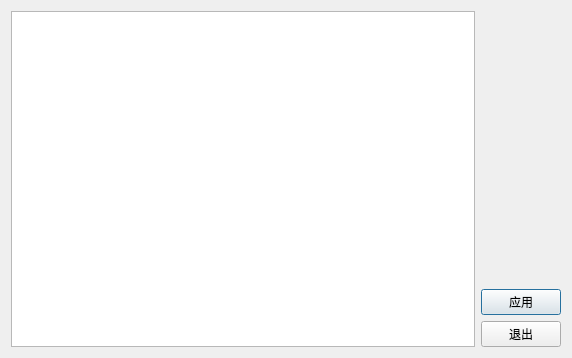
<?xml version="1.0" encoding="UTF-8"?>
<ui version="4.0">
 <class>labelprint_set_vidpid_dialog</class>
 <widget class="QDialog" name="labelprint_set_vidpid_dialog">
  <property name="geometry">
   <rect>
    <x>0</x>
    <y>0</y>
    <width>572</width>
    <height>358</height>
   </rect>
  </property>
  <property name="windowTitle">
   <string>Dialog</string>
  </property>
  <layout class="QVBoxLayout" name="verticalLayout_2">
   <item>
    <layout class="QHBoxLayout" name="horizontalLayout_2">
     <item>
      <widget class="QTableView" name="tableView"/>
     </item>
     <item>
      <layout class="QVBoxLayout" name="verticalLayout">
       <item>
        <spacer name="verticalSpacer">
         <property name="orientation">
          <enum>Qt::Vertical</enum>
         </property>
         <property name="sizeHint" stdset="0">
          <size>
           <width>20</width>
           <height>40</height>
          </size>
         </property>
        </spacer>
       </item>
       <item>
        <widget class="lds_toolbar_button_nowrap" name="pushButton_app">
         <property name="text">
          <string>应用</string>
         </property>
         <property name="icon">
          <iconset resource="peripheral.qrc">
           <normaloff>:/image/app.png</normaloff>:/image/app.png</iconset>
         </property>
        </widget>
       </item>
       <item>
        <widget class="lds_toolbar_button_nowrap" name="pushButton_exit">
         <property name="text">
          <string>退出</string>
         </property>
         <property name="icon">
          <iconset resource="peripheral.qrc">
           <normaloff>:/image/exit.png</normaloff>:/image/exit.png</iconset>
         </property>
        </widget>
       </item>
      </layout>
     </item>
    </layout>
   </item>
  </layout>
 </widget>
 <customwidgets>
  <customwidget>
   <class>lds_toolbar_button_nowrap</class>
   <extends>QPushButton</extends>
   <header>lds_toolbar_button_nowrap.h</header>
  </customwidget>
 </customwidgets>
 <resources>
  <include location="peripheral.qrc"/>
 </resources>
 <connections/>
</ui>
